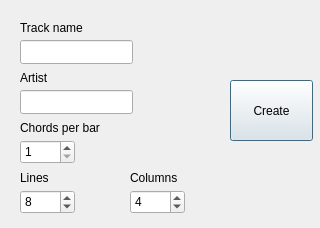
<?xml version="1.0" encoding="UTF-8"?>
<ui version="4.0">
 <class>NewGridDialog</class>
 <widget class="QDialog" name="NewGridDialog">
  <property name="geometry">
   <rect>
    <x>0</x>
    <y>0</y>
    <width>320</width>
    <height>228</height>
   </rect>
  </property>
  <property name="windowTitle">
   <string>Dialog</string>
  </property>
  <widget class="QLabel" name="label_2">
   <property name="geometry">
    <rect>
     <x>20</x>
     <y>70</y>
     <width>141</width>
     <height>16</height>
    </rect>
   </property>
   <property name="locale">
    <locale language="English" country="UnitedStates"/>
   </property>
   <property name="text">
    <string>Artist</string>
   </property>
  </widget>
  <widget class="QLineEdit" name="t_trackname">
   <property name="geometry">
    <rect>
     <x>20</x>
     <y>40</y>
     <width>113</width>
     <height>24</height>
    </rect>
   </property>
  </widget>
  <widget class="QLineEdit" name="t_artist">
   <property name="geometry">
    <rect>
     <x>20</x>
     <y>90</y>
     <width>113</width>
     <height>24</height>
    </rect>
   </property>
  </widget>
  <widget class="QLabel" name="label">
   <property name="geometry">
    <rect>
     <x>20</x>
     <y>20</y>
     <width>171</width>
     <height>16</height>
    </rect>
   </property>
   <property name="locale">
    <locale language="French" country="France"/>
   </property>
   <property name="text">
    <string>Track name</string>
   </property>
  </widget>
  <widget class="QLabel" name="label_3">
   <property name="geometry">
    <rect>
     <x>20</x>
     <y>120</y>
     <width>191</width>
     <height>16</height>
    </rect>
   </property>
   <property name="locale">
    <locale language="English" country="UnitedStates"/>
   </property>
   <property name="text">
    <string>Chords per bar</string>
   </property>
  </widget>
  <widget class="QSpinBox" name="t_barsize">
   <property name="geometry">
    <rect>
     <x>20</x>
     <y>140</y>
     <width>55</width>
     <height>24</height>
    </rect>
   </property>
   <property name="minimum">
    <number>1</number>
   </property>
  </widget>
  <widget class="QLabel" name="label_4">
   <property name="geometry">
    <rect>
     <x>130</x>
     <y>170</y>
     <width>111</width>
     <height>16</height>
    </rect>
   </property>
   <property name="locale">
    <locale language="English" country="UnitedStates"/>
   </property>
   <property name="text">
    <string>Columns</string>
   </property>
  </widget>
  <widget class="QSpinBox" name="t_lines">
   <property name="geometry">
    <rect>
     <x>20</x>
     <y>190</y>
     <width>55</width>
     <height>24</height>
    </rect>
   </property>
   <property name="minimum">
    <number>1</number>
   </property>
   <property name="value">
    <number>8</number>
   </property>
  </widget>
  <widget class="QSpinBox" name="t_columns">
   <property name="geometry">
    <rect>
     <x>130</x>
     <y>190</y>
     <width>55</width>
     <height>24</height>
    </rect>
   </property>
   <property name="minimum">
    <number>1</number>
   </property>
   <property name="value">
    <number>4</number>
   </property>
  </widget>
  <widget class="QLabel" name="label_5">
   <property name="geometry">
    <rect>
     <x>20</x>
     <y>170</y>
     <width>81</width>
     <height>16</height>
    </rect>
   </property>
   <property name="locale">
    <locale language="English" country="UnitedStates"/>
   </property>
   <property name="text">
    <string>Lines</string>
   </property>
  </widget>
  <widget class="QPushButton" name="pushButton">
   <property name="geometry">
    <rect>
     <x>230</x>
     <y>80</y>
     <width>83</width>
     <height>61</height>
    </rect>
   </property>
   <property name="text">
    <string>Create</string>
   </property>
  </widget>
 </widget>
 <resources/>
 <connections>
  <connection>
   <sender>pushButton</sender>
   <signal>pressed()</signal>
   <receiver>NewGridDialog</receiver>
   <slot>accept()</slot>
   <hints>
    <hint type="sourcelabel">
     <x>271</x>
     <y>70</y>
    </hint>
    <hint type="destinationlabel">
     <x>159</x>
     <y>113</y>
    </hint>
   </hints>
  </connection>
 </connections>
</ui>
